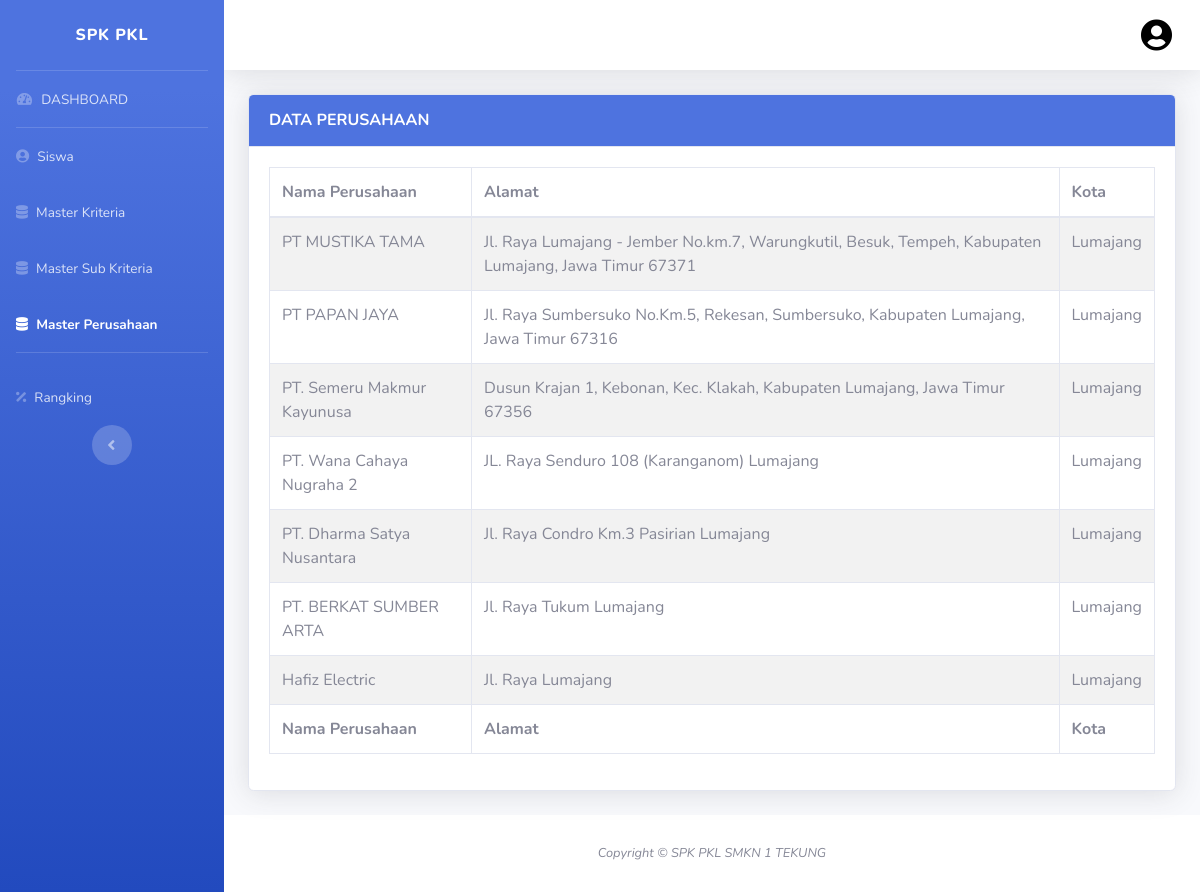
Page /index.php/admin/perusahaan on the committed database.
### tables this page shows
CREATE TABLE `company` (
  `id` int(3) NOT NULL,
  `name` varchar(200) NOT NULL,
  `address` varchar(200) NOT NULL,
  `city` varchar(100) NOT NULL
);

### application/controllers/admin/Perusahaan.php (called while the page is built, shortened)
<?php
class Perusahaan extends CI_Controller
{
    function __construct()
    {
        $this->load->model('M_Perusahaan');
    }
    public function index()
    {
        $data['perusahaan'] = $this->M_Perusahaan->get_perusahaan();
        $this->load->view('partial/header', $data);
        $this->load->view('partial/sidebar', $data);
        $this->load->view('partial/navbar', $data);
        $this->load->view('admin/perusahaan', $data);
        $this->load->view('partial/footer', $data);
        $this->load->view('partial/js', $data);
    }
}

### index.php (called while the page is built, shortened)
<?php
require_once BASEPATH.'core/CodeIgniter.php';

### application/models/M_Perusahaan.php (called while the page is built, shortened)
<?php
class M_Perusahaan extends CI_Model
{
    function get_perusahaan()
    {
        $this->db->select('*');
        $this->db->from('company');
        $query = $this->db->get();
        return $query;
    }
}

### application/views/admin/perusahaan.php (the view, shortened to what this page needs)
<div class="container-fluid">
    <div class="card shadow mb-4">
        <div class="card-header bg-primary py-3">
            <h6 class="m-0 font-weight-bold text-white">DATA PERUSAHAAN</h6>
        </div>
        <div class="card-body">
            <div class="table-responsive">
                <table id="example" class="table table-bordered table-striped">
                    <thead>
                        <tr>
                            <th>Nama Perusahaan</th>
                            <th>Alamat</th>
                            <th>Kota</th>
                        </tr>
                    </thead>
                    <tfoot>
                        <tr>
                            <th>Nama Perusahaan</th>
                            <th>Alamat</th>
                            <th>Kota</th>
                        </tr>
                    </tfoot>
                    <tbody>
                        <?php foreach ($perusahaan->result_array() as $k) :
                            $id = $k['id'];
                            $nama_perusahaan = $k['name'];
                            $address = $k['address'];
                            $city = $k['city'];
                        ?>
                            <tr>
                                <td><?= $nama_perusahaan; ?></td>
                                <td><?= $address; ?></td>
                                <td><?= $city; ?></td>
                            </tr>
                            <div class="modal fade" id="delete<?= $id ?>" role="dialog">
                                <div class="modal-dialog">
                                    <div class="modal-content">
                                        <div class="modal-footer">
                                            <a class="btn btn-danger" href="<?= base_url(); ?>admin/perusahaan/delete_perusahaan/<?= $id ?>"><i class="button"><span class="icon text-white-100">Hapus</span> </a>
                                        </div>
                                    </div>
                                <?php endforeach; ?>
                    </tbody>
                </table>
            </div>
        </div>
    </div>
</div>

### application/views/partial/header.php (shortened to what this page needs)
<!DOCTYPE html>
<html lang="en">
<head>
    <link href="https://cdn.jsdelivr.net/npm/select2@4.1.0-rc.0/dist/css/select2.min.css" rel="stylesheet" />
    <link href="<?= base_url('assets/'); ?>vendor/fontawesome-free/css/all.min.css" rel="stylesheet" type="text/css">
    <link href="<?= base_url('assets/'); ?>css/sb-admin-2.min.css" rel="stylesheet">
    <link href="https://cdn.datatables.net/buttons/1.6.1/css/buttons.dataTables.min.css" rel="stylesheet">
    <link href="https://cdn.datatables.net/1.10.20/css/jquery.dataTables.min.css" rel="stylesheet">
</head>

### application/views/partial/sidebar.php (shortened to what this page needs)
<body id="page-top">
    <div id="wrapper">
        <ul class="navbar-nav bg-gradient-primary sidebar sidebar-dark accordion" id="accordionSidebar">
            <a class="sidebar-brand d-flex align-items-center justify-content-center" href="dashboard">
                <div class="sidebar-brand-text mx-3">SPK PKL <sup></sup></div>
            </a>
            <hr class="sidebar-divider my-0">
            <li class="nav-item <?php echo $this->uri->segment(2) == 'dashboard' ? 'active' : '' ?>">
                <a class="nav-link" href="<?php echo base_url('admin/dashboard') ?>">
                    <i class="fas fa-fw fa-tachometer-alt"></i>
                    <span>DASHBOARD</span>
                </a>
            </li>
            <?php if ($this->session->userdata("user_logged")["role"] == 0) : ?>
                <hr class="sidebar-divider my-0">
                <li class="nav-item <?php echo $this->uri->segment(2) == 'user' ? 'active' : '' ?>">
                    <a class="nav-link" href="<?php echo base_url('admin/user') ?>">
                        <i class="fas fa-user-circle"></i>
                        <span>Siswa</span>
                    </a>
                </li>
                <li class="nav-item <?php echo $this->uri->segment(2) == 'kriteria' ? 'active' : '' ?>">
                    <a class="nav-link" href="<?php echo base_url('admin/kriteria') ?>">
                        <i class="fas fa-database"></i>
                        <span>Master Kriteria</span>
                    </a>
                </li>
                <li class="nav-item <?php echo $this->uri->segment(2) == 'subkriteria' ? 'active' : '' ?>">
                    <a class="nav-link" href="<?php echo base_url('admin/subkriteria') ?>">
                        <i class="fas fa-database"></i>
                        <span>Master Sub Kriteria</span>
                    </a>
                </li>
                <li class="nav-item <?php echo $this->uri->segment(2) == 'perusahaan' ? 'active' : '' ?>">
                    <a class="nav-link" href="<?php echo base_url('admin/perusahaan') ?>">
                        <i class="fas fa-database"></i>
                        <span>Master Perusahaan</span>
                    </a>
                </li>
                <hr class="sidebar-divider d-none d-md-block">
            <?php endif; ?>
            <?php if ($this->session->userdata("user_logged")["role"] == 0 || $this->session->userdata("user_logged")["role"] == 1) : ?>
                <li class="nav-item <?php echo $this->uri->segment(2) == 'perbandingan' ? 'active' : '' ?>">
                    <a class="nav-link" href="<?php echo base_url('admin/Rank/Group') ?>">
                        <i class="fas fa-percentage"></i>
                        <span>Rangking</span>
                    </a>
                </li>
            <?php endif; ?>
            <div class="text-center d-none d-md-inline">
                <button class="rounded-circle border-0" id="sidebarToggle"></button>
            </div>
        </ul>

### application/views/partial/navbar.php (shortened to what this page needs)
<div id="content-wrapper" class="d-flex flex-column">
    <div id="content">
        <nav class="navbar navbar-expand navbar-light bg-white topbar mb-4 static-top shadow">
            <ul class="navbar-nav ml-auto">
                <li class="nav-item dropdown no-arrow">
                    <a class="nav-link dropdown-toggle" href="#" id="userDropdown" role="button" data-toggle="dropdown" aria-haspopup="true" aria-expanded="false">
                        <i class="fas fa-user-circle" style="font-size:32px;color:black;"></i>
                    </a>
                </li>
            </ul>
        </nav>

### application/views/partial/footer.php (shortened to what this page needs)
<footer class="sticky-footer bg-white">
    <div class="container my-auto">
        <div class="copyright text-center my-auto">
            <span>Copyright &copy; SPK PKL SMKN 1 TEKUNG</span>
        </div>
    </div>
</footer>
</div>
</div>

### application/views/partial/js.php (shortened to what this page needs)
</body>
</html>

### rows in the picture
company: name "PT MUSTIKA TAMA", address "Jl. Raya Lumajang - Jember No.km.7, Warungkutil, Besuk, Tempeh, Kabupaten Lumajang, Jawa Timur 67371", city "Lumajang"
company: name "PT PAPAN JAYA", address "Jl. Raya Sumbersuko No.Km.5, Rekesan, Sumbersuko, Kabupaten Lumajang, Jawa Timur 67316", city "Lumajang"
company: name "PT. Semeru Makmur Kayunusa", address "Dusun Krajan 1, Kebonan, Kec. Klakah, Kabupaten Lumajang, Jawa Timur 67356", city "Lumajang"
company: name "PT. Wana Cahaya Nugraha 2", address "JL. Raya Senduro 108 (Karanganom) Lumajang", city "Lumajang"
company: name "PT. Dharma Satya Nusantara", address "Jl. Raya Condro Km.3 Pasirian Lumajang", city "Lumajang"
company: name "PT. BERKAT SUMBER ARTA", address "Jl. Raya Tukum Lumajang", city "Lumajang"
company: name "Hafiz Electric", address "Jl. Raya Lumajang", city "Lumajang"
